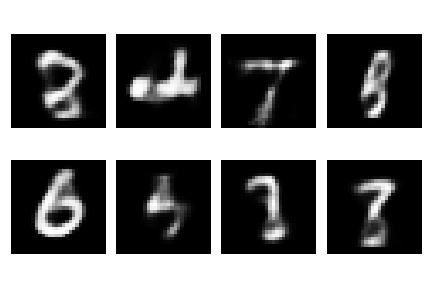

Source code (Python):
import torch
import torchvision
import os
import numpy as np
import torch
import torch.nn as nn
import torch.optim as optimizers
import torch.nn.functional as F
from torch.utils.data import Dataset, DataLoader
import torchvision
import torchvision.transforms as transforms
import matplotlib
import matplotlib.pyplot as plt
%matplotlib inline

# 乱数のシード（種）を固定
np.random.seed(0)
torch.manual_seed(0)

device = torch.device('cuda' if torch.cuda.is_available() else 'cpu')
print(device)

# データの取得
root = os.path.join('data', 'MNIST')
transform = transforms.Compose([transforms.ToTensor(),
                                lambda x: x.view(-1)])
mnist_train = \
    torchvision.datasets.MNIST(root=root,
                                      download=True,
                                      train=True,
                                      transform=transform)
mnist_test = \
    torchvision.datasets.MNIST(root=root,
                                      download=True,
                                      train=False,
                                      transform=transform)
train_dataloader = DataLoader(mnist_train,
                              batch_size=100,
                              shuffle=True)
test_dataloader = DataLoader(mnist_test,
                              batch_size=100,
                              shuffle=False)

class VAE(nn.Module):
    def __init__(self, device='cpu'):
        super().__init__()
        self.device = device
        self.encoder = Encoder(device=device)
        self.decoder = Decoder(device=device)

    def forward(self, x):
        # エンコーダ
        mean, var = self.encoder(x)
        # 潜在変数の作成
        z = self.reparameterize(mean, var)
        # デコーダ
        y = self.decoder(z)
        #生成画像yと潜在変数zが返り値
        return y, z

    # 潜在変数zの作成
    def reparameterize(self, mean, var):
        # 標準正規分布の作成
        eps = torch.randn(mean.size()).to(self.device)
        # 再パラメータ化トリック
        z = mean + torch.sqrt(var) * eps
        return z

    # 誤差の計算
    def lower_bound(self, x):
        # 平均と分散のベクトルを計算
        mean, var = self.encoder(x)
        # 平均と分散から潜在変数zを作成
        z = self.reparameterize(mean, var)
        # 潜在変数zから生成画像を作成
        y = self.decoder(z)
        # 再構成誤差
        reconst =  - torch.mean(torch.sum(x * torch.log(y)
                                       + (1 - x) * torch.log(1 - y),
                                       dim=1))
        # 正則化
        kl = - 1/2 * torch.mean(torch.sum(1
                                          + torch.log(var)
                                          - mean**2
                                          - var, dim=1))
        # 再構成誤差 + 正則化
        L =  reconst + kl

        return L
    
class Encoder(nn.Module):
    def __init__(self, device='cpu'):
        super().__init__()
        self.device = device
        self.l1 = nn.Linear(784, 200)
        self.l_mean = nn.Linear(200, 10)
        self.l_var = nn.Linear(200, 10)

    def forward(self, x):
        # 784次元から200次元
        h = self.l1(x)
        # 活性化関数
        h = torch.relu(h)
        # 200次元から10次元の平均
        mean = self.l_mean(h)
        # 200次元から10次元の分散
        var = self.l_var(h)
        # 活性化関数softplus
        var = F.softplus(var)

        return mean, var

class Decoder(nn.Module):
    def __init__(self, device='cpu'):
        super().__init__()
        self.device = device
        self.l1 = nn.Linear(10, 200)
        self.out = nn.Linear(200, 784)

    def forward(self, x):
        # 10次元から200次元
        h = self.l1(x)
        # 活性化関数
        h = torch.relu(h)
        # 200次元から784次元
        h = self.out(h)
        # シグモイド関数
        y = torch.sigmoid(h)

        return y
    
# モデルの設定
model = VAE(device=device).to(device)
# 損失関数の設定
criterion = model.lower_bound
# 最適化関数の設定
optimizer = optimizers.Adam(model.parameters())

epochs = 20
train_losses =[]

for epoch in range(epochs):
    train_loss = 0.
    # バッチサイズのループ
    for (x, _) in train_dataloader:
        x = x.to(device)       
        model.train()

        loss = criterion(x)
        optimizer.zero_grad()
        loss.backward()    
        optimizer.step()
        train_loss += loss.item()

    train_loss /= len(train_dataloader)
    train_losses.append(train_loss)
    print('Epoch: {}, Loss: {:.3f}'.format(epoch+1,train_loss))

#plot(loss)
plt.plot(range(1, epochs+1),train_losses,label="train")
plt.title('Loss')
plt.xlabel('Epoch')
plt.ylabel('Loss')
plt.legend()
plt.savefig('./q2_loss.png')
plt.close()    

#plot(image)
# ノイズの作成数
batch_size=8
z = torch.randn(batch_size, 10, device = device)
model.eval()

images = model.decoder(z)
images = images.view(-1, 28, 28)
images = images.squeeze().detach().cpu().numpy()

for i, image in enumerate(images):
    plt.subplot(2, 4, i+1)
    plt.imshow(image, cmap='binary_r')
    plt.axis('off')
plt.tight_layout()
plt.savefig("Q2.png")
plt.close()

fig = plt.figure(figsize=(10, 3))
model.eval()
for x, t in test_dataloader:
    # 本物画像
    for i, im in enumerate(x.view(-1, 28, 28).detach().numpy()[:10]):
      ax = fig.add_subplot(3, 10, i+1, xticks=[], yticks=[])
      ax.imshow(im, 'gray')
    x = x.to(device)
    # 本物画像から生成画像
    y, z = model(x)
    y = y.view(-1, 28, 28)
    for i, im in enumerate(y.cpu().detach().numpy()[:10]):
      ax = fig.add_subplot(3, 10, i+11, xticks=[], yticks=[])
      ax.imshow(im, 'gray')
    # 1つ目の画像と2つ目の画像の潜在変数を連続的に変化
    z1to0 = torch.cat([z[1] * (i * 0.1) + z[0] * ((9 - i) * 0.1) for i in range(10)]).reshape(10,10)
    y2 = model.decoder(z1to0).view(-1, 28, 28)
    for i, im in enumerate(y2.cpu().detach().numpy()):
      ax = fig.add_subplot(3, 10, i+21, xticks=[], yticks=[])
      ax.imshow(im, 'gray')
    break

plt.savefig("Q2_images.png")
plt.close()